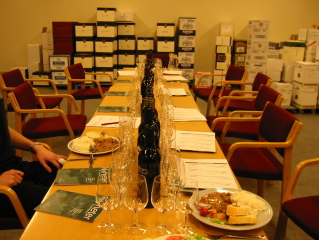
#> input picture Week4/grayworld_assumption_1.png, 319 x 240 px
$ jupyter execute autowhitebalance.ipynb
#> lines starting #> are read from the running program, lines starting #| are printed output that depends on the picture
#> further down, img is the input picture: shape (240, 319, 3); mean B, G, R 29.6, 94.7, 147.9
[cell 1]
# https://stackoverflow.com/questions/46390779/automatic-white-balancing-with-grayworld-assumption/46391574
import cv2 as cv
import numpy as np
import matplotlib.pyplot as plt

def white_balance_loops(img):
    result = cv.cvtColor(img, cv.COLOR_BGR2LAB)
#> result: shape (240, 319, 3); mean of channels 0, 1, 2 112.8, 144.1, 169.6
    avg_a = np.average(result[:, :, 1])
#> avg_a = 144.1
    avg_b = np.average(result[:, :, 2])
#> avg_b = 169.6
    for x in range(result.shape[0]):
        for y in range(result.shape[1]):
            l, a, b = result[x, y, :]
            # fix for CV correction
            l *= 100 / 255.0
            result[x, y, 1] = a - ((avg_a - 128) * (l / 100.0) * 1.1)
            result[x, y, 2] = b - ((avg_b - 128) * (l / 100.0) * 1.1)
#> result: shape (240, 319, 3); mean of channels 0, 1, 2 112.8, 135.8, 148.9
    result = cv.cvtColor(result, cv.COLOR_LAB2BGR)
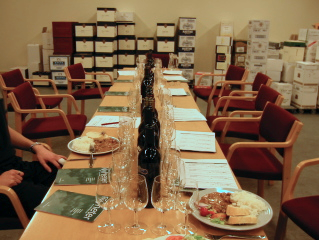
#> result: shape (240, 319, 3); mean B, G, R 72.1, 101.3, 129.2
    return result

[cell 2]
img = cv.imread('grayworld_assumption_1.png')
# img = cv.imread('wb_sardmen-incorrect.jpg')
result = white_balance_loops(img)

[cell 3]
plt.imshow(cv.cvtColor(img, cv.COLOR_BGR2RGB))

[cell 4]
color = ('b','g','r')
for i,col in enumerate(color):
    histr = cv.calcHist([img],[i],None,[256],[0,256])
    plt.plot(histr,color = col)
    plt.xlim([0,256])
plt.show()
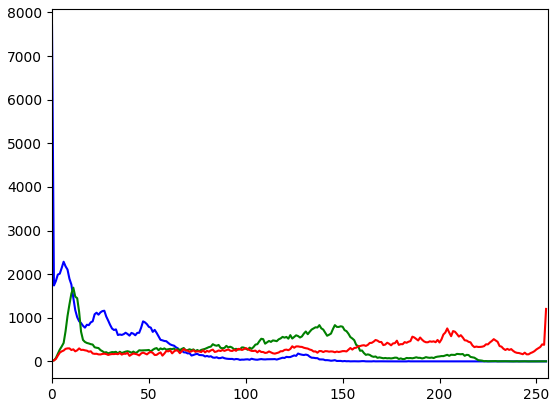
#> figure drawn by matplotlib, 1 panel; curve peaks at x = 0, y = 7704; curve peaks at x = 11, y = 1691; curve peaks at x = 255, y = 1203

[cell 5]
plt.imshow(cv.cvtColor(result, cv.COLOR_BGR2RGB))

[cell 6]
color = ('b','g','r')
for i,col in enumerate(color):
    histr = cv.calcHist([result],[i],None,[256],[0,256])
    plt.plot(histr,color = col)
    plt.xlim([0,256])
plt.show()
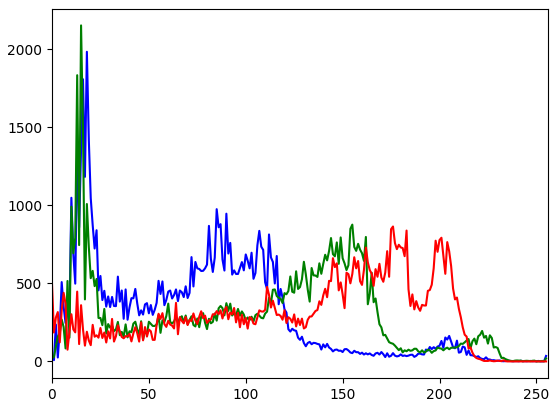
#> figure drawn by matplotlib, 1 panel; curve peaks at x = 18, y = 1983; curve peaks at x = 15, y = 2152; curve peaks at x = 176, y = 864

[cell 7]
import cv2 as cv
import numpy as np
import matplotlib.pyplot as plt

img = cv.imread('contrast_stretching.png')
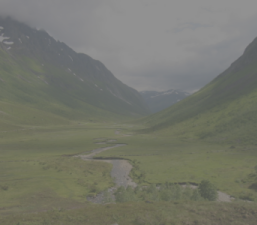
#> input picture Week4/contrast_stretching.png, 257 x 225 px
#> img is the input picture: shape (225, 257, 3); mean B, G, R 108, 118.2, 116.6
# img = cv.imread('awb_1_2.jpg')
# img = cv.cvtColor(img, cv.COLOR_BGR2RGB)
plt.imshow(cv.cvtColor(img, cv.COLOR_BGR2RGB))

[cell 8]
color = ('b','g','r')
for i,col in enumerate(color):
    histr = cv.calcHist([img],[i],None,[256],[0,256])
    plt.plot(histr,color = col)
    plt.xlim([0,256])
plt.show()
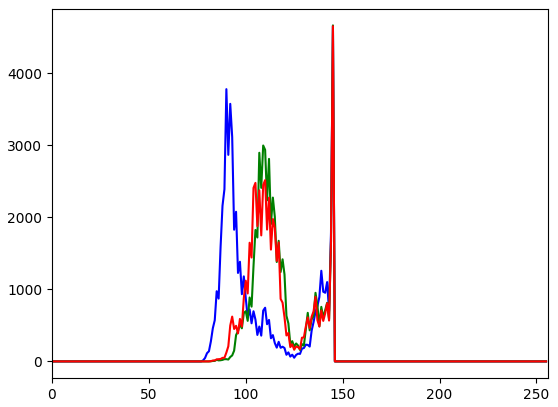
#> figure drawn by matplotlib, 1 panel; curve peaks at x = 145, y = 4657; curve peaks at x = 145, y = 4664; curve peaks at x = 145, y = 4653

[cell 9]
normalizedImg = np.zeros_like(img)
normalizedImg = cv.normalize(img,  normalizedImg, 0, 255, cv.NORM_MINMAX)
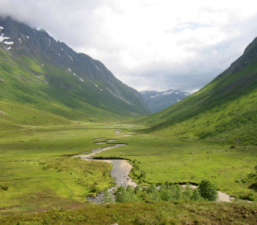
#> normalizedImg: shape (225, 257, 3); mean B, G, R 114.2, 153.2, 147.1

[cell 10]
plt.imshow(cv.cvtColor(normalizedImg, cv.COLOR_BGR2RGB))

[cell 11]
color = ('b','g','r')
for i,col in enumerate(color):
    histr = cv.calcHist([normalizedImg],[i],None,[256],[0,256])
    plt.plot(histr,color = col)
    plt.xlim([0,256])
plt.show()
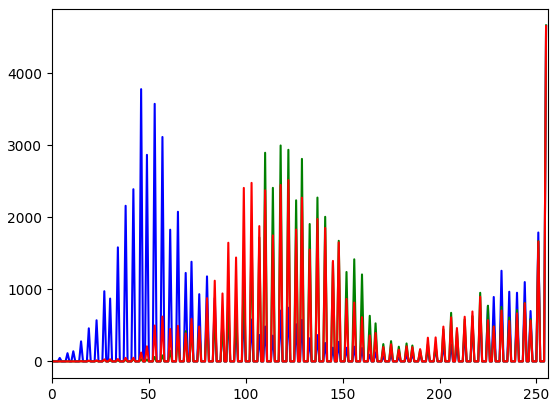
#> figure drawn by matplotlib, 1 panel; curve peaks at x = 255, y = 4657; curve peaks at x = 255, y = 4664; curve peaks at x = 255, y = 4653
